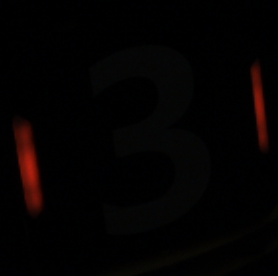
#> input picture images/image0.png, 278 x 276 px
$ python -i armorutils.py   (imports and definitions only)
#> lines starting #> are read from the running program, lines starting #| are printed output that depends on the picture; after the words box and inside, x2 and y2 are one past the last pixel; in counts of white or black regions, pixels touching at a corner belong together
#> further down, picture is the input picture: shape (276, 278, 3); mean B, G, R 1.8, 1.8, 4.2
#> in get_robot_type_mask, `ycrcb = cv2.cvtColor(img, cv2.COLOR_BGR2YCrCb)`: ycrcb: shape (276, 278, 3); mean of channels 0, 1, 2 2.5, 129.2, 127.7
### src/classicalcv/colorutils.py
import cv2
import numpy as np

from .panelclasses import PanelColor


def classify_color(ycrcb: np.ndarray) -> PanelColor:
    spread_factor = 28
    middle = 128
    np.seterr(divide='ignore')
    cr = ycrcb[:, :, 1]
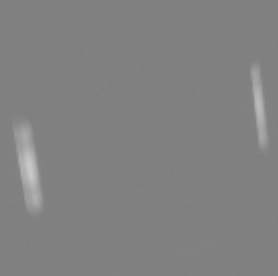
#> cr: shape (276, 278); min 125, max 204, mean 129.2
    cb = ycrcb[:, :, 2]
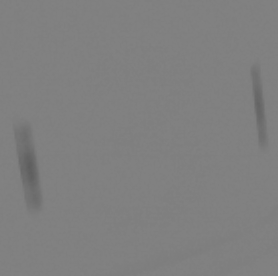
#> cb: shape (276, 278); min 93, max 131, mean 127.7
    red_factor = np.log(np.count_nonzero(cr < middle - spread_factor)) - np.log(
        np.count_nonzero(cr > middle + spread_factor))
#> red_factor = -inf

    blue_factor = np.log(np.count_nonzero(cb < middle - spread_factor)) - np.log(
        np.count_nonzero(cb > middle + spread_factor))
#> blue_factor = inf
    np.seterr(divide='ignore')
    # TODO: Handle
    if np.sign(red_factor) == np.sign(blue_factor):
        raise RuntimeError('Purple Armor detected')
    if red_factor < blue_factor:
        return PanelColor.RED
    else:
        return PanelColor.BLUE


def threshold_by_color(ycrcb: np.ndarray, color: PanelColor) -> np.ndarray:
    channel = None
    match color:
        case PanelColor.RED:
            channel = 1
        case PanelColor.BLUE:
            channel = 2

    return cv2.threshold(ycrcb[:, :, channel], 0, 255, cv2.THRESH_BINARY + cv2.THRESH_OTSU)[1]
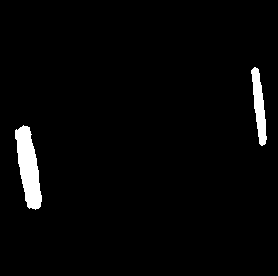
#> returned value: shape (276, 278); 2.7% white; 2 white regions, box (x1, y1, x2, y2) and area: (15, 125, 42, 210) 1372, (251, 67, 267, 146) 672

### src/classicalcv/lightbarutils.py
from typing import Tuple

import cv2
import numpy as np

from .coordsmath import get_shorter_edge_midpoints
from .cvutils import get_bb_of_largest_cc
from .panelclasses import LightBar, LightBarPair


def split_image_in_half(img: np.ndarray) -> Tuple[np.ndarray, np.ndarray, int]:
    # split image evenly into a left in right half, returning (left, right)
    middle = img.shape[1] // 2
#> middle = 139
    return img[:, :middle], img[:, middle:], middle


def get_light_bar(mask: np.ndarray) -> LightBar:
    """
    Find the minAreaRect of the largest connected component in the mask,
    find the midpoints of the top and bottom edge of the minarearect,
    and set the points of the lightbar accordingly
    :param img:
    :return:
    """
    rect = get_bb_of_largest_cc(mask)
    upper, lower = get_shorter_edge_midpoints(rect)
    return LightBar(upper, lower, rect)


def get_light_bar_pair(mask: np.ndarray) -> LightBarPair:
    left, right, middle = split_image_in_half(mask)
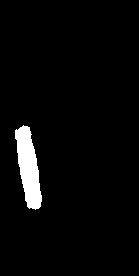
#> left: shape (276, 139); 3.6% white; 1 white region, box (x1, y1, x2, y2) and area: (15, 125, 42, 210) 1372
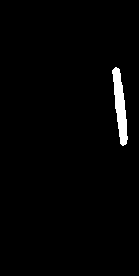
#> right: shape (276, 139); 1.8% white; 1 white region, box (x1, y1, x2, y2) and area: (112, 67, 128, 146) 672
#> middle = 139
    leftlb = get_light_bar(left)
    rightlb = get_light_bar(right)
    rightlb.upper = (rightlb.upper[0] + middle, rightlb.upper[1])
    rightlb.lower = (rightlb.lower[0] + middle, rightlb.lower[1])
    return LightBarPair(leftlb, rightlb)


def unwarp_img_from_lbs(img: np.ndarray, light_bar_pair: LightBarPair) -> np.ndarray:
    """Given and image and lightbar pair, use warpPerspective to move the lightbar points to the corners of a 100x100 image array"""
    input_pts = np.array(
        [light_bar_pair.left.upper, light_bar_pair.right.upper, light_bar_pair.right.lower, light_bar_pair.left.lower],
        dtype=np.float32)
    output_pts = np.array([[0, 0], [100, 0], [100, 100], [0, 100]], dtype=np.float32)
    matrix = cv2.getPerspectiveTransform(input_pts, output_pts)
    outputimg = np.zeros((100, 100) if len(img.shape) == 2 else (100, 100, 3), dtype=np.uint8)
    cv2.warpPerspective(img, matrix, (100, 100), outputimg)

    return outputimg[:, 20:-20] if len(img.shape) == 2 else outputimg[:, 20:-20, :]

### src/classicalcv/cvutils.py
import cv2
import numpy as np


def get_bb_of_largest_cc(mask: np.ndarray):
    # get the minAreaRect of the largest connected component in the mask
    # get connected components
    num_labels, labels, stats, centroids = cv2.connectedComponentsWithStats(mask)
#> num_labels = 2; stats = [[0, 0, 139, 276, 36992], [15, 125, 27, 85, 1372]]; centroids = [[70.52, 136.4], [28.13, 167.2]]
#> in get_light_bar, `rect = get_bb_of_largest_cc(mask)`: rect = ((28.11, 167.1), (18.58, 84.83), -9.46)
    # mask out largest
    largest_cc = np.zeros_like(mask)
    largest_cc[labels == np.argmax(stats[1:, 4]) + 1] = 255
    # get contours
    contours, _ = cv2.findContours(largest_cc, cv2.RETR_EXTERNAL, cv2.CHAIN_APPROX_SIMPLE)
    # get bounding box
    return cv2.minAreaRect(contours[0])

### src/classicalcv/coordsmath.py
import numpy as np


def get_shorter_edge_midpoints(rect):
#> called with rect = ((28.11, 167.1), (18.58, 84.83), -9.46)
    (cx, cy), (width, height), angle = rect
#> cx = 28.11; cy = 167.1; width = 18.58; height = 84.83; angle = -9.46
    angle = np.radians(angle)
#> angle = -0.165

    if width < height:
        shorter = width
#> shorter = 18.58
        longer = height
#> longer = 84.83
    else:
        shorter = height
        longer = width
    # get the midpoints of the shorter edge

    vecs = np.array([[-longer / 2, 0], [longer / 2, 0]])
#> vecs = [[-42.41, 0], [42.41, 0]]
    if shorter == width:
        vecs = np.roll(vecs, 1, axis=1)
#> vecs = [[0, -42.41], [0, 42.41]]

    rotmatr = np.array([[np.cos(angle), -np.sin(angle)], [np.sin(angle), np.cos(angle)]])
#> rotmatr = [[0.986, 0.164], [-0.164, 0.986]]

    vecs = rotmatr @ vecs.T
#> vecs = [[-6.97, 6.97], [-41.84, 41.84]]
    vecs += np.array([[cx], [cy]])
#> vecs = [[21.14, 35.08], [125.3, 209]]
    return tuple(map(tuple, vecs.T))

### src/classicalcv/armorutils.py
import cv2
import numpy as np

from .colorutils import classify_color, threshold_by_color
from .lightbarutils import unwarp_img_from_lbs, get_light_bar_pair
from .panelclasses import ArmorPanel


def get_robot_type_mask(img: np.ndarray) -> np.ndarray:
    ycrcb = cv2.cvtColor(img, cv2.COLOR_BGR2YCrCb)
    color = classify_color(ycrcb)
    mask = threshold_by_color(ycrcb, color)
    lbpair = get_light_bar_pair(mask)
#> in get_light_bar, `upper, lower = get_shorter_edge_midpoints(rect)`: upper = (21.14, 125.3); lower = (35.08, 209)
#> in get_light_bar_pair, `rightlb.upper = (rightlb.upper[0] + middle, rightlb.upper[1])`: rightlb.upper = (254.6, 66.94)
#> in get_light_bar_pair, `rightlb.lower = (rightlb.lower[0] + middle, rightlb.lower[1])`: rightlb.lower = (262.8, 144.9)
    unwarped = unwarp_img_from_lbs(img, lbpair)
    shrinked = unwarped
    shrinked = cv2.cvtColor(shrinked, cv2.COLOR_BGR2GRAY)
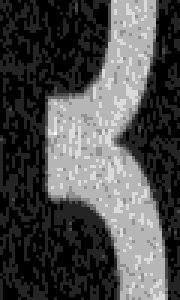
#> shrinked: shape (100, 60) (shown 3 times larger); min 0, max 7, mean 2.1; drawn with min black and max white
    _, masked = cv2.threshold(shrinked, 0, 255, cv2.THRESH_BINARY + cv2.THRESH_OTSU)
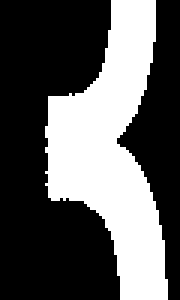
#> masked: shape (100, 60) (shown 3 times larger); 35.6% white; 1 white region, box (x1, y1, x2, y2) and area: (15, 0, 56, 100) 2139
    return masked


def classify_panel(img: np.ndarray) -> ArmorPanel:
    pass


def find_pose(panel: ArmorPanel) -> np.ndarray:
    pass


def guess_pitch_yaw(pose: np.ndarray) -> np.ndarray:
    pass

>>> import cv2
>>> picture = cv2.imread('../../images/image0.png')
>>> result = get_robot_type_mask(picture)
